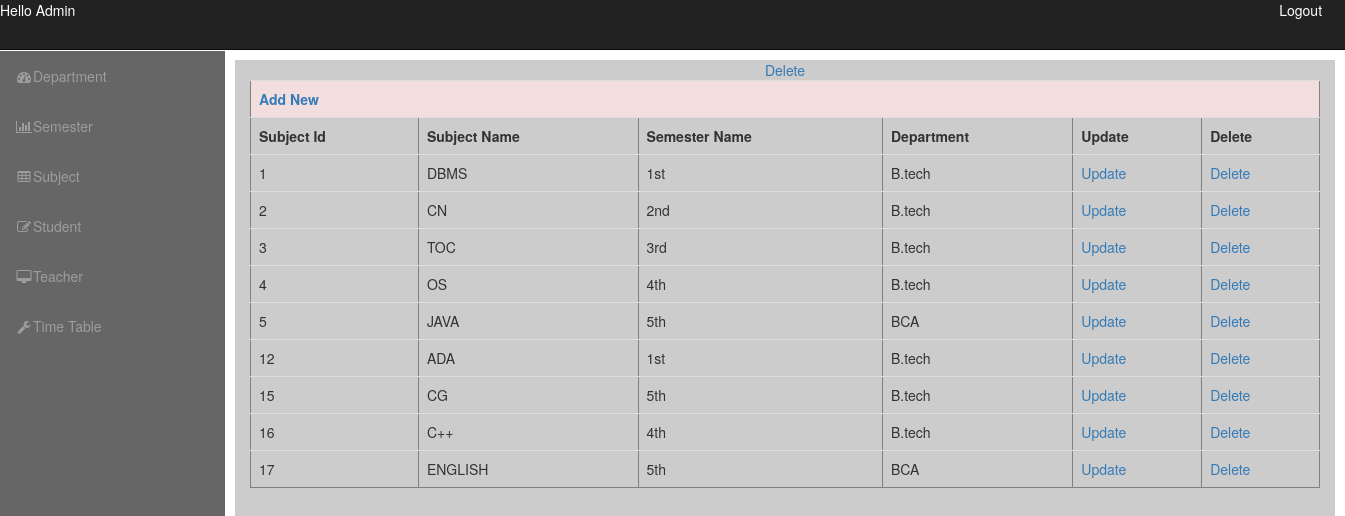
Page /admin/admindashboard.php?info=subject on the committed database.
### tables this page shows
CREATE TABLE `subject` (
  `subject_id` int(11) NOT NULL,
  `subject_name` varchar(20) DEFAULT NULL,
  `sem_id` int(11) NOT NULL,
  `department_id` int(11) NOT NULL
);

CREATE TABLE `semester` (
  `sem_id` int(11) NOT NULL,
  `semester_name` varchar(20) DEFAULT NULL,
  `department_id` int(11) NOT NULL
);

CREATE TABLE `department` (
  `department_id` int(11) NOT NULL,
  `department_name` varchar(50) NOT NULL
);

### admin/subject.php (the view, shortened to what this page needs)
<?php
echo "<table border='1' class='table'>";
echo "<tr class='danger'><th colspan='6'><a href='admindashboard.php?info=add_subject'>Add New</a></th></tr>";
echo "<Tr><th>Subject Id</th><th>Subject Name</th><th>Semester Name</th><th>Department</th>
<th>Update</th><th>Delete</th></tr>";
	$que=mysqli_query($con,"select *  from subject");
	while($res=mysqli_fetch_array($que))
	{
	echo "<Tr>";
	echo "<td>".$res['subject_id']."</td>" ;
	echo "<td>".$res['subject_name']."</td>" ;
	$que1=mysqli_query($con,"select *  from semester where sem_id='".$res['sem_id']."'");
	$res1=mysqli_fetch_array($que1);
	echo "<td>".$res1['semester_name']."</td>" ;
	$que2=mysqli_query($con,"select *  from department where department_id='".$res['department_id']."'");
	$res2=mysqli_fetch_array($que2);
	echo "<td>".$res2['department_name']."</td>" ;
	echo "<td><a href='admindashboard.php?info=updatesubject&subject_id=$res[subject_id]'>Update</a></td>";
	echo "<td><a href='admindashboard.php?info=deletesubject&subject_id=$res[subject_id]'>Delete</a></td>";
	}
	?>
<a href='javascript:deleteData("<?php echo  $res[subject_id];?>")'>Delete</a>
	<?php
	echo "</tr>";
echo "</table>";
?>

### admin/css/sb-admin.css (style rules this page uses)
body { margin-top: 100px; }
@media (min-width:768px) { body { margin-top: 50px; } }

### rows in the picture
subject: subject_id "1", subject_name "DBMS", sem.semester_name "1st", department.department_name "B.tech"
subject: subject_id "2", subject_name "CN", sem.semester_name "2nd", department.department_name "B.tech"
subject: subject_id "3", subject_name "TOC", sem.semester_name "3rd", department.department_name "B.tech"
subject: subject_id "4", subject_name "OS", sem.semester_name "4th", department.department_name "B.tech"
subject: subject_id "5", subject_name "JAVA", sem.semester_name "5th", department.department_name "BCA"
subject: subject_id "12", subject_name "ADA", sem.semester_name "1st", department.department_name "B.tech"
subject: subject_id "15", subject_name "CG", sem.semester_name "5th", department.department_name "B.tech"
subject: subject_id "16", subject_name "C++", sem.semester_name "4th", department.department_name "B.tech"
subject: subject_id "17", subject_name "ENGLISH", sem.semester_name "5th", department.department_name "BCA"
